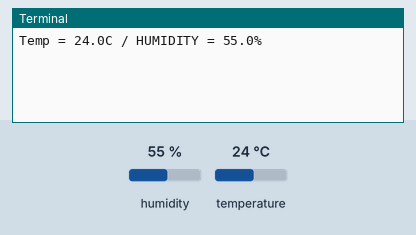
This program was run on a simulated Raspberry Pi (BCM pin numbers). Shown: the last lines printed to the terminal. The test bench sets the inputs (shaded band); at power-on: humidity 55 %, temperature 24 °C.

Above: at 1.2 s.
1.3 s: humidity set to 22 %
At 2.4 s:
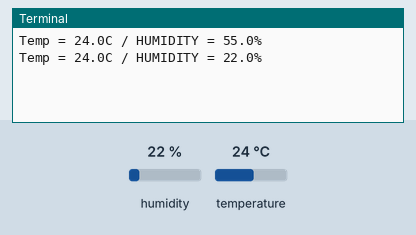
3.4 s: temperature set to 12 °C
At 4.4 s:
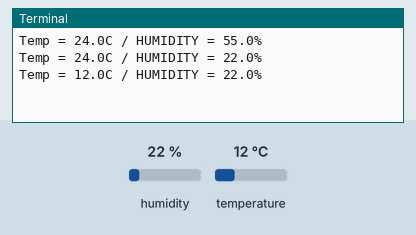
5.5 s: humidity set to 40 %
At 7.4 s:
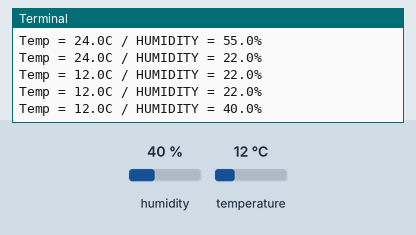
Timing chart, 0 to 8.9 s (numbered marks = the images above; inputs shaded):
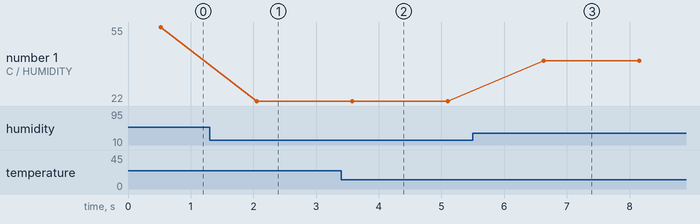

The program:

gpio_dht01.py
```python
import Adafruit_DHT as dht
import time
sensor = dht.DHT11
pin = 4

try:
    while True:
        (h, t) = dht.read_retry(sensor, pin)
        if h != None and t != None:
            print('Temp = {0}C / HUMIDITY = {1}%'.format(t, h))
        else :
            print('Sensing error')

        time.sleep(1)
except Exception as e:
    print('Error occured : {e}')
finally:
    print('End of program')
```

Measured:
- after the input at 1.3 s, the terminal: prints a new line after 0.75 s (image 1)
- after the input at 3.4 s, the terminal: prints a new line after 0.18 s (image 2)
- after the input at 5.5 s, the terminal: prints a new line after 1.1 s (image 3)
- plotted number 1: 55 → 22 after the input at 1.3 s, 22 → 40 after the input at 5.5 s
